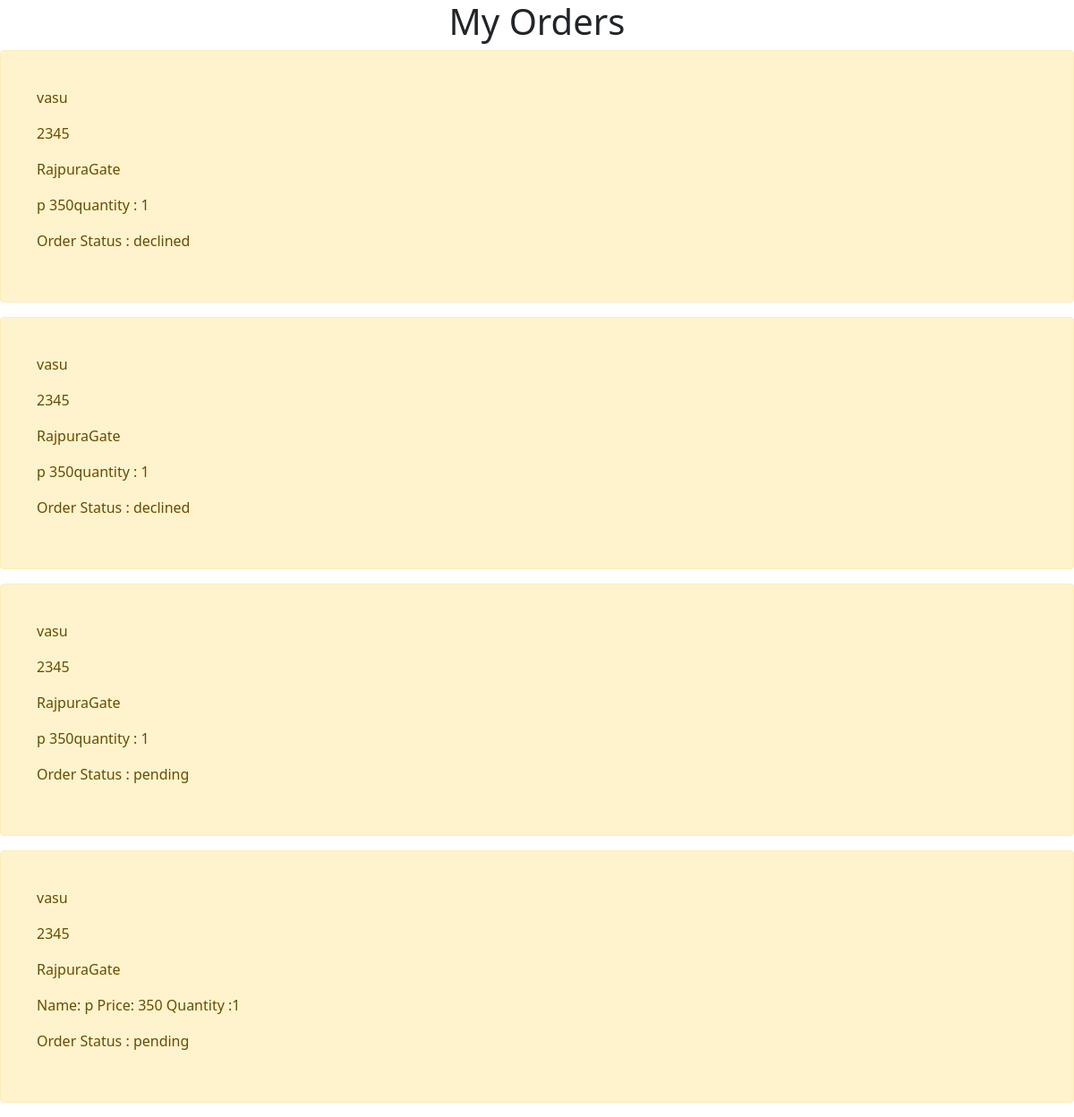
Page /userorders/ (signed in) on the committed database.
### pizzaapp/models.py (models this page shows)
class OrderModel(models.Model):
    username = models.CharField(max_length = 10)
    phoneno = models.CharField(max_length = 10)
    address = models.CharField(max_length = 10)
    orderitems = models.CharField(max_length = 10)
    status = models.CharField(max_length = 10)

### pizzaapp/views.py (the view)
# urls.py: path('userorders/',userorders),
def userorders(request):
    if not request.user.is_authenticated:
        return redirect('userloginpage')
    orders = OrderModel.objects.filter(username = request.user.username)
    context = {'orders':orders}
    return render(request,'userorder.html',context)

### templates/userorder.html
{% extends 'base.html' %}
{% block content %}
<h1 style="text-align: center">My Orders</h1>
{% for order in orders %}
<div style="padding: 40px" class="alert alert-warning" role="alert">
  <p>{{order.username}}</p>
  <p>{{order.phoneno}}</p>
  <p>{{order.address}}</p>
  <p>{{order.orderitems}}</p>
  <p>Order Status : {{order.status}}</p>
</div>
{% endfor %}
{% endblock %}

### rows in the picture
OrderModel: username "vasu", phoneno "2345", address "RajpuraGate", orderitems "p 350quantity : 1", status "declined"
OrderModel: username "vasu", phoneno "2345", address "RajpuraGate", orderitems "p 350quantity : 1", status "declined"
OrderModel: username "vasu", phoneno "2345", address "RajpuraGate", orderitems "p 350quantity : 1", status "pending"
OrderModel: username "vasu", phoneno "2345", address "RajpuraGate", orderitems "Name: p Price: 350 Quantity :1", status "pending"
